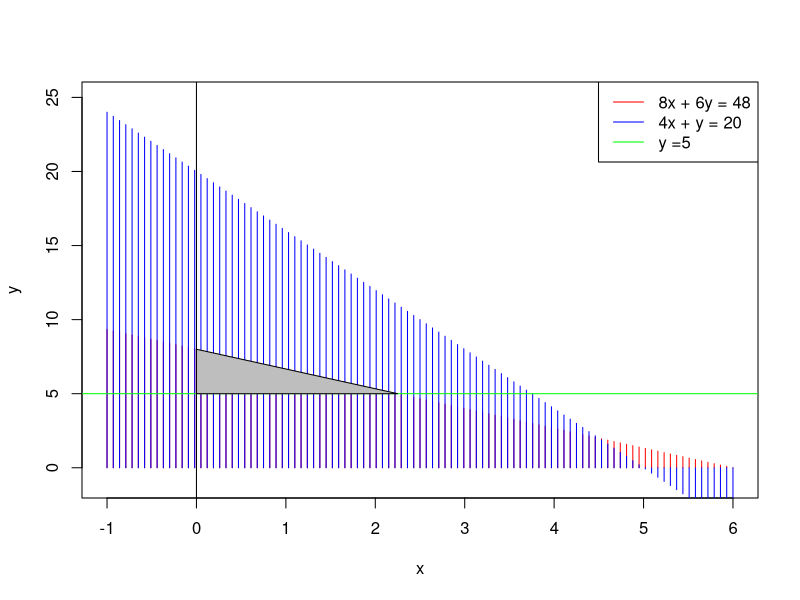
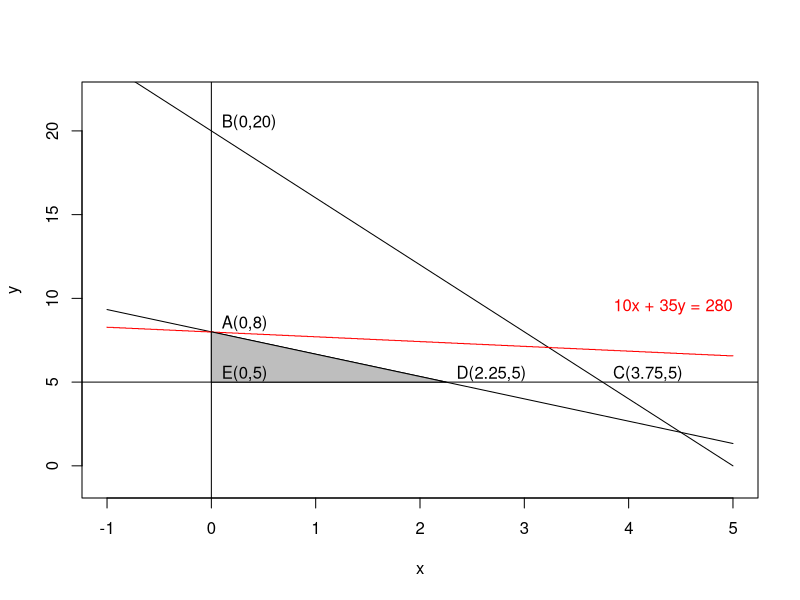

Generate these figures, in order, with R:
## ---- chunk 1

knitr::opts_chunk$set(echo = TRUE)

## ---- chunk 2

library(knitr)

## ---- chunk 3
f1 <- function(x){(48 - 8*x)/6}
f2 <- function(x){20 - 4*x}
f <- function(x,y){10*x + 35*y}

x <- c(-1, 6)
y <- c(-1, 25)

plot(f1, 
     type='h',
     ylab = 'y',
     xlab = 'x',
     xlim=x,
     ylim=y,
     col='red')
abline(v=0)
plot(f2, 
     type='h',
     ylab = 'y',
     xlab = 'x',
     xlim=x,  
     ylim=y,
     col='blue',
     add=TRUE)
abline(h=5, col='green')
polygon(c(0,0,18/8),c(5,8,5),col="gray")
lnames <- c('8x + 6y = 48', '4x + y = 20', 'y =5')
legend('topright', lnames, col = c('red','blue', 'green'), lty = 1) 
## ---- chunk 4
x <- c(0,0,18/8)
y <- c(48/6,5,5)
f.df <- data.frame(x,y) 
f.df$`10x + 35y` <- 10*f.df$x + 35*f.df$y

f.df
## ---- chunk 5
fmax <- function(x){(280 - 10*x)/35}

x <- c(-1, 5)
y <- c(-1, 22)

plot(f1, 
     type='l',
     ylab = 'y',
     xlab = 'x',
     xlim=x,
     ylim=y)
abline(v=0)
plot(f2, 
     type='l',
     ylab = 'y',
     xlab = 'x',
     xlim=x,  
     ylim=y,
     add=TRUE)
abline(h=5)
plot(fmax, 
     type='S',
     ylab = 'y',
     xlab = 'x',
     xlim=x,  
     ylim=y,
     col='red',
     add=TRUE)
polygon(c(0,0,18/8),c(5,8,5),col="gray")
text(x = 0.1, 
     y = 8.5,
     labels = 'A(0,8)',
     adj = 0)
text(x = 0.1, 
     y = 20.5,
     labels = 'B(0,20)',
     adj = 0)
text(x = 3.85, 
     y = 5.5,
     labels = 'C(3.75,5)',
     adj = 0)
text(x = 2.35, 
     y = 5.5,
     labels = 'D(2.25,5)',
     adj = 0)
text(x = 0.1, 
     y = 5.5,
     labels = 'E(0,5)',
     adj = 0)
text(x = 3.855, 
     y = 9.5,
     labels = '10x + 35y = 280',
     col='red',
     adj = 0)
## ---- chunk 6
x <- c(0,18/8, 15/4, 0)
y <- c(8,5,5,5)
f.df <- data.frame(x,y) 
f.df$`10x + 35y` <- 10*f.df$x + 35*f.df$y

f.df
